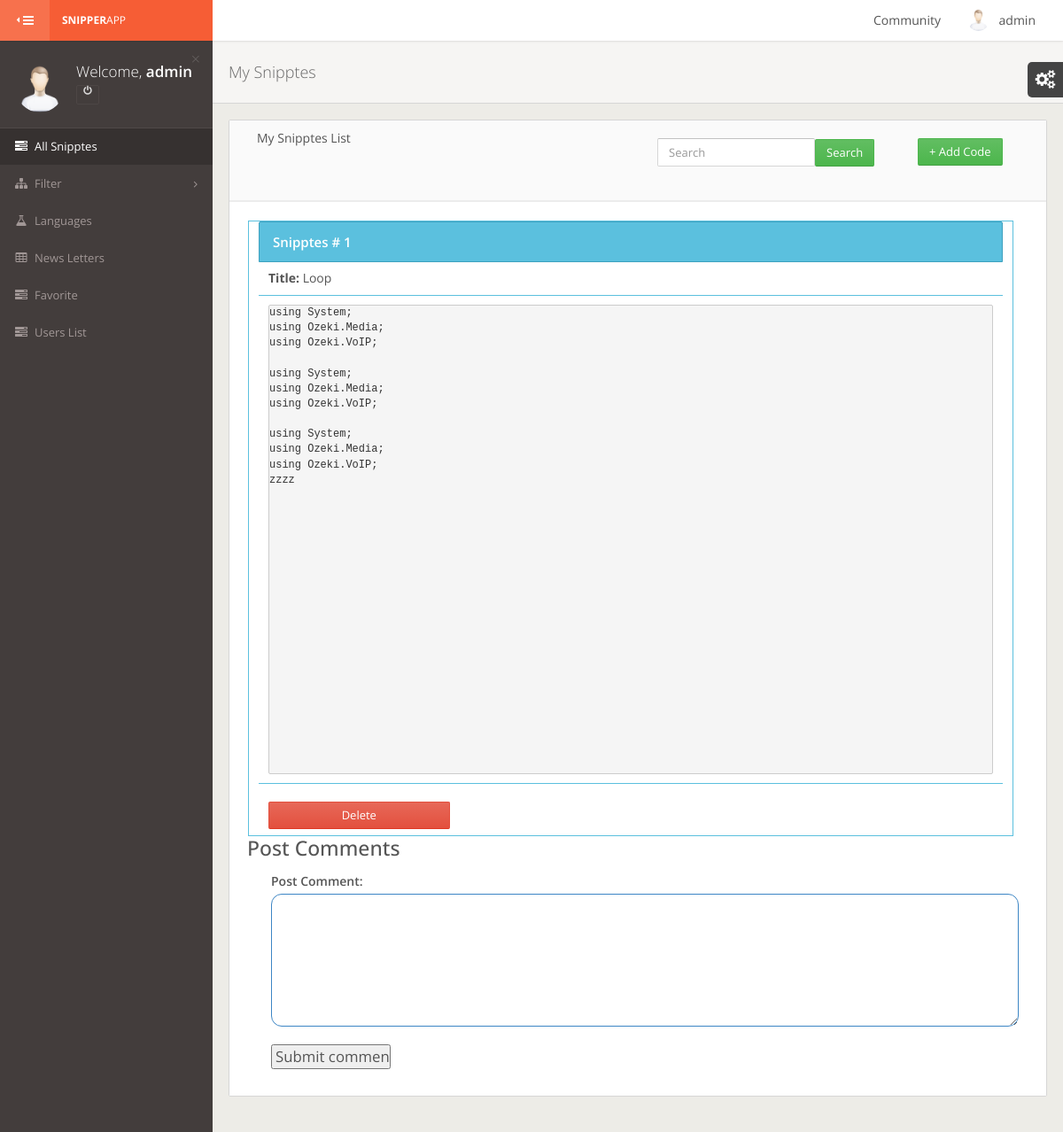
The page /admin/faveret_detail.php?favid=35 (signed in) on the database its author committed.
### tables this page shows
CREATE TABLE IF NOT EXISTS `uprofile` (
  `id` int(11) NOT NULL auto_increment,
  `fname` varchar(100) NOT NULL,
  `name` varchar(100) NOT NULL,
  `email` varchar(100) NOT NULL,
  `Password` varchar(100) NOT NULL,
  `birthday` varchar(100) NOT NULL,
  `Country` varchar(100) NOT NULL,
  `Location` varchar(100) NOT NULL,
  `contact` text NOT NULL,
  `gender` varchar(10) NOT NULL,
  `photo` text NOT NULL,
  `status` varchar(100) NOT NULL default 'a',
  PRIMARY KEY  (`id`)
);

CREATE TABLE IF NOT EXISTS `favorite` (
  `favID` int(11) NOT NULL auto_increment,
  `snipID` int(11) NOT NULL,
  `snipName` varchar(250) NOT NULL,
  `language` varchar(250) NOT NULL,
  `userEmail` varchar(250) NOT NULL,
  `favStatus` varchar(20) NOT NULL default 'A',
  PRIMARY KEY  (`favID`)
);

CREATE TABLE IF NOT EXISTS `addsnippts` (
  `sniptsid` int(11) NOT NULL auto_increment,
  `title` varchar(250) NOT NULL,
  `user` varchar(250) NOT NULL,
  `languages` varchar(250) NOT NULL,
  `description` text NOT NULL,
  `date` timestamp NOT NULL default CURRENT_TIMESTAMP on update CURRENT_TIMESTAMP,
  `snippts_status` varchar(20) NOT NULL default 'A',
  `gernal_status` varchar(30) NOT NULL,
  PRIMARY KEY  (`sniptsid`)
);

### admin/faveret_detail.php (the view, shortened to what this page needs)
<?php include "header.php";
$favIDs = $_GET['favid'];
$select ="select * from favorite where favID = '$favIDs' order by favID DESC";
$res  =  mysql_query($select);
 ?>
   <div id="content-wrapper">
		<div class="page-header">
			<h1>My Snipptes</h1>
		</div>
		<div class="row">
			<div class="col-sm-12">
				<div class="panel">
					<div class="panel-heading">
						<div class="col-xs-6">My Snipptes List</div>
                        <div class="col-xs-4">
                        		<form name="SearchForm" class="navbar-form pull-left" action="mysnipptes_search.php" method="post">
									<input type="text" name="search" class="form-control searchEquil" placeholder="Search"><input class="btn btn btn-success btn-md" type="submit" name="SearchForm" value="Search" />
								</form>
                               </div>
                        <div class="col-xs-2" style="margin-bottom:1px; display:block;">
            				<form name="#" class="navbar-form pull-left">
                            <a class="btn btn-success btn-md" href="addSnipts.php">+ Add Code</a>
                            </form>
                        </div>
                        <span class="panel-title"> &nbsp;</span>
					</div>
					<div class="panel-body">
<?php
while($row=mysql_fetch_array($res))
{
	$snids = $row['snipID'];
$selectSdetail ="select * from addsnippts where sniptsid = '$snids' order by sniptsid DESC";
$resSdetail =  mysql_query($selectSdetail);
$rowd=mysql_fetch_array($resSdetail);
$sr = 1;
	$codefull = $rowd['description'];
	 ?>
<div class="col-xs-12 bord2">
    <div class="table-info">
        <div class="table-header">
            <div class="table-caption">
                Snipptes # <?php echo $sr; ?>
            </div>
        </div>
        <div class="col-xs-12 bordbottom"><b>Title:&nbsp;</b><?php echo $rowd['title']; ?></div>
        <div class="col-xs-12 bordbottom" id="snipDetails"><pre><?php echo $codefull ?></pre></div>
        <div class="col-xs-12 bordbottom bordnone"></div>
        <div class="col-xs-12">
            <div class="col-xs-3 btn btn-danger marginright"><a onClick="return confirm('Are you sure to delete this record ?');" href="dell.php?id=<?php  echo $favIDs; ?>">Delete</a></div>
        </div>
      </div>
</div>
<?php } ?>
<h3>Post Comments</h3>
<link href="../css/comment_style.css" rel="stylesheet" type="text/css" />
<div class="col-xs-12" style="">
<form id="comment_form" action="post_comment_buy.php" method='post'>
 <label for="comment_body">Post Comment:</label>
 <textarea name="comment_body" id='comment_body'></textarea>
 <div id='submit_button'>
  <input type="submit" value="Submit comment"/>
 </div>
</form>
</div>
					</div>
				</div>
							</div>
						</div>
</div>
<?php include "footer.php"; ?>

### admin/header.php (shortened to what this page needs)
<?php
$UserSessions	= $_SESSION['user_sess'];
$querySesion   =  "SELECT * FROM uprofile WHERE email = '$UserSessions'";
$resSesion   =  mysql_query($querySesion) or die(mysql_error());
while($rowSesion  =  mysql_fetch_array($resSesion))
{
  $UserFirstName    = $rowSesion['fname'];
}
?>
<!DOCTYPE html>
 <html class="gt-ie8 gt-ie9 not-ie">
<head>
	<link href="assets/stylesheets/bootstrap.min.css" rel="stylesheet" type="text/css">
	<link href="assets/stylesheets/landerapp.min.css" rel="stylesheet" type="text/css">
	<link href="assets/stylesheets/widgets.min.css" rel="stylesheet" type="text/css">
	<link href="assets/stylesheets/rtl.min.css" rel="stylesheet" type="text/css">
	<link href="assets/stylesheets/themes.min.css" rel="stylesheet" type="text/css">
</head>
<body class="theme-default main-menu-animated">
<div id="main-wrapper">
	<div id="main-navbar" class="navbar navbar-inverse" role="navigation">
		<button type="button" id="main-menu-toggle"><i class="navbar-icon fa fa-bars icon"></i><span class="hide-menu-text">HIDE MENU</span></button>
		<div class="navbar-inner">
			<div class="navbar-header">
				<a href="profile.php" class="navbar-brand">
					<strong>Snipper</strong>App
				</a>
			</div>
			<div id="main-navbar-collapse" class="collapse navbar-collapse main-navbar-collapse">
				<div>
					<div class="right clearfix">
                        <ul class="nav navbar-nav pull-right right-navbar-nav">
							<li class="dropdown">
								<a href="#" class="dropdown-toggle user-menu" data-toggle="dropdown">
									<img src="<?php echo '../photo/admin.png'?>" alt="<?php echo '../'.$MyPhoto;?>">
									<span><?php echo $_SESSION['user_sess']; ?></span>
								</a>
							</li>
						</ul>
                        <ul class="nav navbar-nav pull-right right-navbar-nav">
							<li class="dropdown">
								<a href="community.php">
									<span><?php echo 'Community' ?></span>
								</a>
							</li>
						</ul>
					</div>
				</div>
			</div>
		</div>
	</div>
	<div id="main-menu" role="navigation">
		<div id="main-menu-inner">
			<div class="menu-content top" id="menu-content-demo">
				<div>
					<div class="text-bg"><span class="text-slim">Welcome,</span> <span class="text-semibold"><?php echo $UserFirstName ?></span></div>
					<img src="<?php echo '../photo/admin.png'; ?>" alt="" class="">
					<div class="btn-group">
						<a name="logout" title="logout" href="../logout.php" class="btn btn-xs btn-danger btn-outline dark"><i class="fa fa-power-off"></i></a>
					</div>
					<a href="#" class="close">&times;</a>
				</div>
			</div>
			<ul class="navigation">
				<li class="active">
					<a href="allsnipptes.php"><i class="menu-icon fa fa-tasks"></i><span class="mm-text">All Snipptes</span></a>
				</li>
                <li class="mm-dropdown">
					<a href="#"><i class="menu-icon fa fa-sitemap"></i><span class="mm-text">Filter</span></a>
				</li>
				<li>
					<a href="languages.php"><i class="menu-icon fa fa-flask"></i><span class="mm-text">Languages</span></a>
				</li>
				<li>
					<a href="#"><i class="menu-icon fa fa-table"></i><span class="mm-text">News Letters</span></a>
				</li>
				<li>
					<a href="faveret.php"><i class="menu-icon fa fa-tasks"></i><span class="mm-text">Favorite</span></a>
				</li>
				<li>
					<a href="users.php"><i class="menu-icon fa fa-tasks"></i><span class="mm-text">Users List</span></a>
				</li>
			</ul>
		</div>
	</div>

### css/comment_style.css (style rules this page uses)
.btn { color:fff !important; }
html, body, div, h1, h2, h3, h4, h5, h6, ul, ol, dl, li, dt, dd, p, blockquote, pre, form, fieldset, table, th, td { margin: 0; padding: 0; }
body { font-size: 14px; line-height:1.3em; }
a, a:visited { outline:none; color:#7d5f1e; }
#comment_form { margin-top:15px; margin-left: 16px; }
#comment_form input { font-size:1.2em; margin:0 0 10px; padding:3px; display:block; width:100%; }
#comment_body { border: 1px solid #3D86C5; border-radius: 12px; display: block; padding:10px !important; height: 150px; width: 100%; }
#submit_button { clear: both; margin-top: 20px; text-align: center; width: 16%; }

### admin/header.php (style rules this page uses)
.bordbottom { border-bottom: 1px solid #5bc0de; padding: 10px 0; }
.bordnone { border:none !important; }
.marginright { margin-right:7px !important; margin-bottom:7px !important; }
.marginright a { color:#fff !important; }
pre { height: 127px !important; max-height: 128px !important; }
#snipDetails pre { height: 530px !important; min-height: 530px !important; }
.bord2 { border: 1px solid #5bc0de; height: auto !important; margin: 1px; max-height: auto; width: 98% !important; }

### rows shown on the page
uprofile: fname "admin"
favorite: sr "1", addsnippts.title "Loop", addsnippts.description "using System; using Ozeki.Media; using Ozeki.VoIP; using System; using Ozeki.Media; using Ozeki.VoIP; using System; using Ozeki.Media; using Ozeki.VoIP; zzzz"

### other values the page prints
$_SESSION['user_sess'] "admin"
